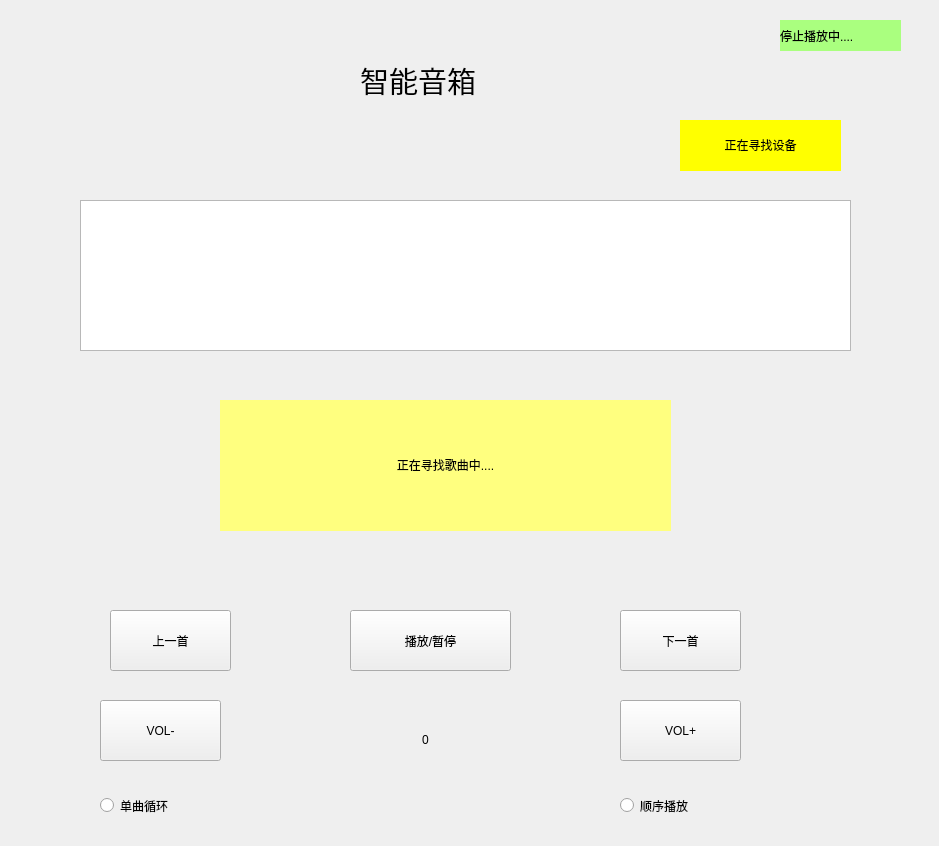
<?xml version="1.0" encoding="UTF-8"?>
<ui version="4.0">
 <class>player</class>
 <widget class="QWidget" name="player">
  <property name="geometry">
   <rect>
    <x>0</x>
    <y>0</y>
    <width>939</width>
    <height>846</height>
   </rect>
  </property>
  <property name="windowTitle">
   <string>Form</string>
  </property>
  <widget class="QLabel" name="label_2">
   <property name="geometry">
    <rect>
     <x>360</x>
     <y>50</y>
     <width>151</width>
     <height>61</height>
    </rect>
   </property>
   <property name="font">
    <font>
     <family>Arial Rounded MT Bold</family>
     <pointsize>22</pointsize>
     <weight>50</weight>
     <italic>false</italic>
     <bold>false</bold>
    </font>
   </property>
   <property name="styleSheet">
    <string notr="true">font: 87 10pt &quot;Arial Black&quot;;
font: 22pt &quot;Arial Rounded MT Bold&quot;;</string>
   </property>
   <property name="text">
    <string>智能音箱</string>
   </property>
  </widget>
  <widget class="QTextEdit" name="textEdit">
   <property name="geometry">
    <rect>
     <x>80</x>
     <y>200</y>
     <width>771</width>
     <height>151</height>
    </rect>
   </property>
  </widget>
  <widget class="QPushButton" name="pushButton">
   <property name="geometry">
    <rect>
     <x>110</x>
     <y>610</y>
     <width>121</width>
     <height>61</height>
    </rect>
   </property>
   <property name="styleSheet">
    <string notr="true">font: 87 20pt &quot;Arial Black&quot;;</string>
   </property>
   <property name="text">
    <string>上一首</string>
   </property>
  </widget>
  <widget class="QPushButton" name="pushButton_2">
   <property name="geometry">
    <rect>
     <x>350</x>
     <y>610</y>
     <width>161</width>
     <height>61</height>
    </rect>
   </property>
   <property name="styleSheet">
    <string notr="true">font: 87 20pt &quot;Arial Black&quot;;</string>
   </property>
   <property name="text">
    <string>播放/暂停</string>
   </property>
  </widget>
  <widget class="QPushButton" name="pushButton_3">
   <property name="geometry">
    <rect>
     <x>620</x>
     <y>610</y>
     <width>121</width>
     <height>61</height>
    </rect>
   </property>
   <property name="styleSheet">
    <string notr="true">font: 87 20pt &quot;Arial Black&quot;;</string>
   </property>
   <property name="text">
    <string>下一首</string>
   </property>
  </widget>
  <widget class="QPushButton" name="pushButton_4">
   <property name="geometry">
    <rect>
     <x>100</x>
     <y>700</y>
     <width>121</width>
     <height>61</height>
    </rect>
   </property>
   <property name="styleSheet">
    <string notr="true">font: 87 20pt &quot;Arial Black&quot;;</string>
   </property>
   <property name="text">
    <string>VOL-</string>
   </property>
  </widget>
  <widget class="QPushButton" name="pushButton_5">
   <property name="geometry">
    <rect>
     <x>620</x>
     <y>700</y>
     <width>121</width>
     <height>61</height>
    </rect>
   </property>
   <property name="styleSheet">
    <string notr="true">font: 87 20pt &quot;Arial Black&quot;;</string>
   </property>
   <property name="text">
    <string>VOL+</string>
   </property>
  </widget>
  <widget class="QLabel" name="label">
   <property name="geometry">
    <rect>
     <x>380</x>
     <y>710</y>
     <width>91</width>
     <height>61</height>
    </rect>
   </property>
   <property name="styleSheet">
    <string notr="true">font: 87 20pt &quot;Arial Black&quot;;</string>
   </property>
   <property name="text">
    <string>&lt;html&gt;&lt;head/&gt;&lt;body&gt;&lt;p align=&quot;center&quot;&gt;0&lt;/p&gt;&lt;/body&gt;&lt;/html&gt;</string>
   </property>
  </widget>
  <widget class="QRadioButton" name="radioButton">
   <property name="geometry">
    <rect>
     <x>100</x>
     <y>780</y>
     <width>131</width>
     <height>51</height>
    </rect>
   </property>
   <property name="styleSheet">
    <string notr="true">font: 87 14pt &quot;Arial Black&quot;;
font: 87 16pt &quot;Arial Black&quot;;</string>
   </property>
   <property name="text">
    <string>单曲循环</string>
   </property>
  </widget>
  <widget class="QRadioButton" name="radioButton_2">
   <property name="geometry">
    <rect>
     <x>620</x>
     <y>780</y>
     <width>131</width>
     <height>51</height>
    </rect>
   </property>
   <property name="styleSheet">
    <string notr="true">font: 87 14pt &quot;Arial Black&quot;;
font: 87 16pt &quot;Arial Black&quot;;</string>
   </property>
   <property name="text">
    <string>顺序播放</string>
   </property>
  </widget>
  <widget class="QLabel" name="label_3">
   <property name="geometry">
    <rect>
     <x>220</x>
     <y>400</y>
     <width>451</width>
     <height>131</height>
    </rect>
   </property>
   <property name="styleSheet">
    <string notr="true">background-color: rgb(255, 255, 127);
font: 87 12pt &quot;Arial Black&quot;;</string>
   </property>
   <property name="text">
    <string>&lt;html&gt;&lt;head/&gt;&lt;body&gt;&lt;p align=&quot;center&quot;&gt;正在寻找歌曲中....&lt;/p&gt;&lt;/body&gt;&lt;/html&gt;</string>
   </property>
  </widget>
  <widget class="QLabel" name="label_4">
   <property name="geometry">
    <rect>
     <x>680</x>
     <y>120</y>
     <width>161</width>
     <height>51</height>
    </rect>
   </property>
   <property name="styleSheet">
    <string notr="true">background-color: rgb(85, 85, 0);
background-color: rgb(255, 255, 0);
font: 87 10pt &quot;Arial Black&quot;;</string>
   </property>
   <property name="text">
    <string>&lt;html&gt;&lt;head/&gt;&lt;body&gt;&lt;p align=&quot;center&quot;&gt;正在寻找设备&lt;/p&gt;&lt;/body&gt;&lt;/html&gt;</string>
   </property>
  </widget>
  <widget class="QLabel" name="label_5">
   <property name="geometry">
    <rect>
     <x>780</x>
     <y>20</y>
     <width>121</width>
     <height>31</height>
    </rect>
   </property>
   <property name="styleSheet">
    <string notr="true">background-color: rgb(170, 255, 127);
font: 87 12pt &quot;Arial Black&quot;;</string>
   </property>
   <property name="text">
    <string>停止播放中....</string>
   </property>
  </widget>
 </widget>
 <resources/>
 <connections/>
</ui>
